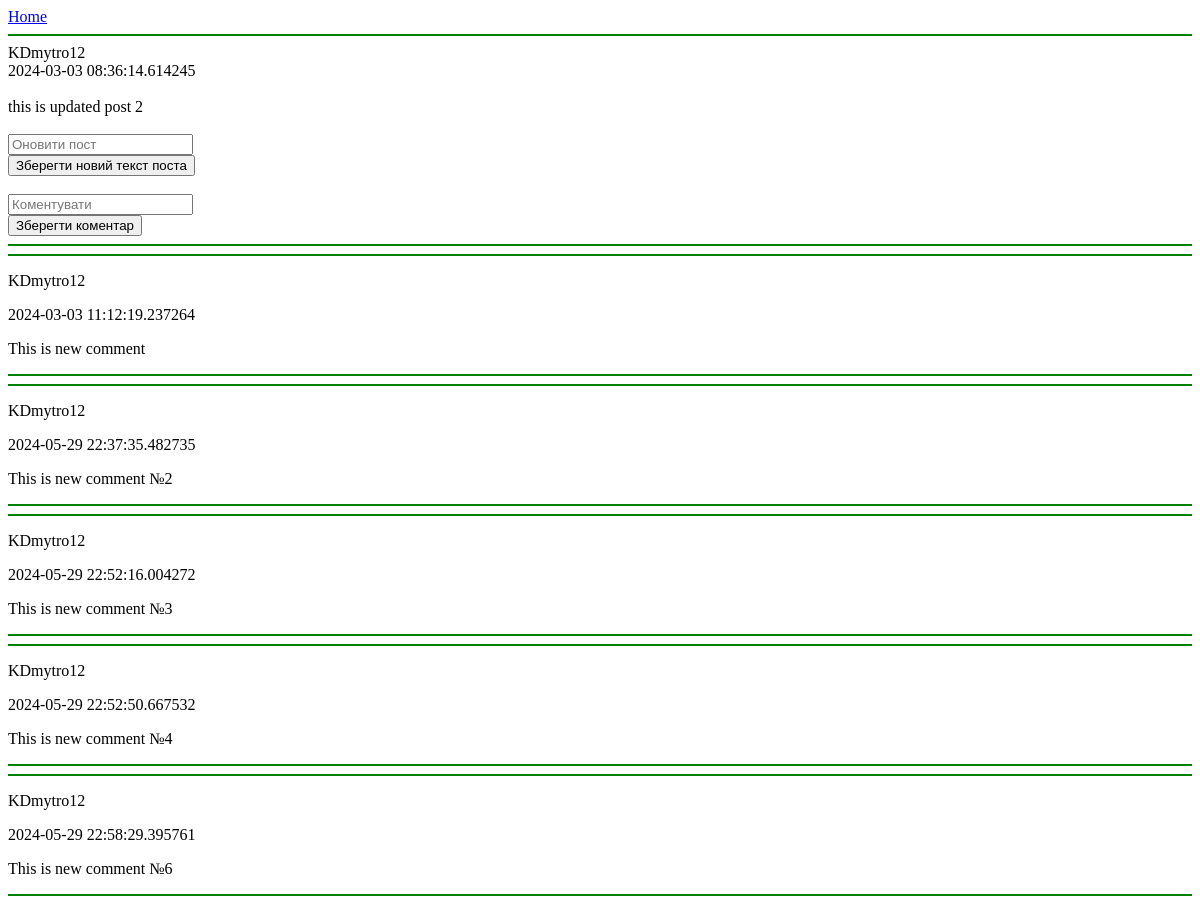
/post/1/ (upper part), run on an earlier commit of the app's database.
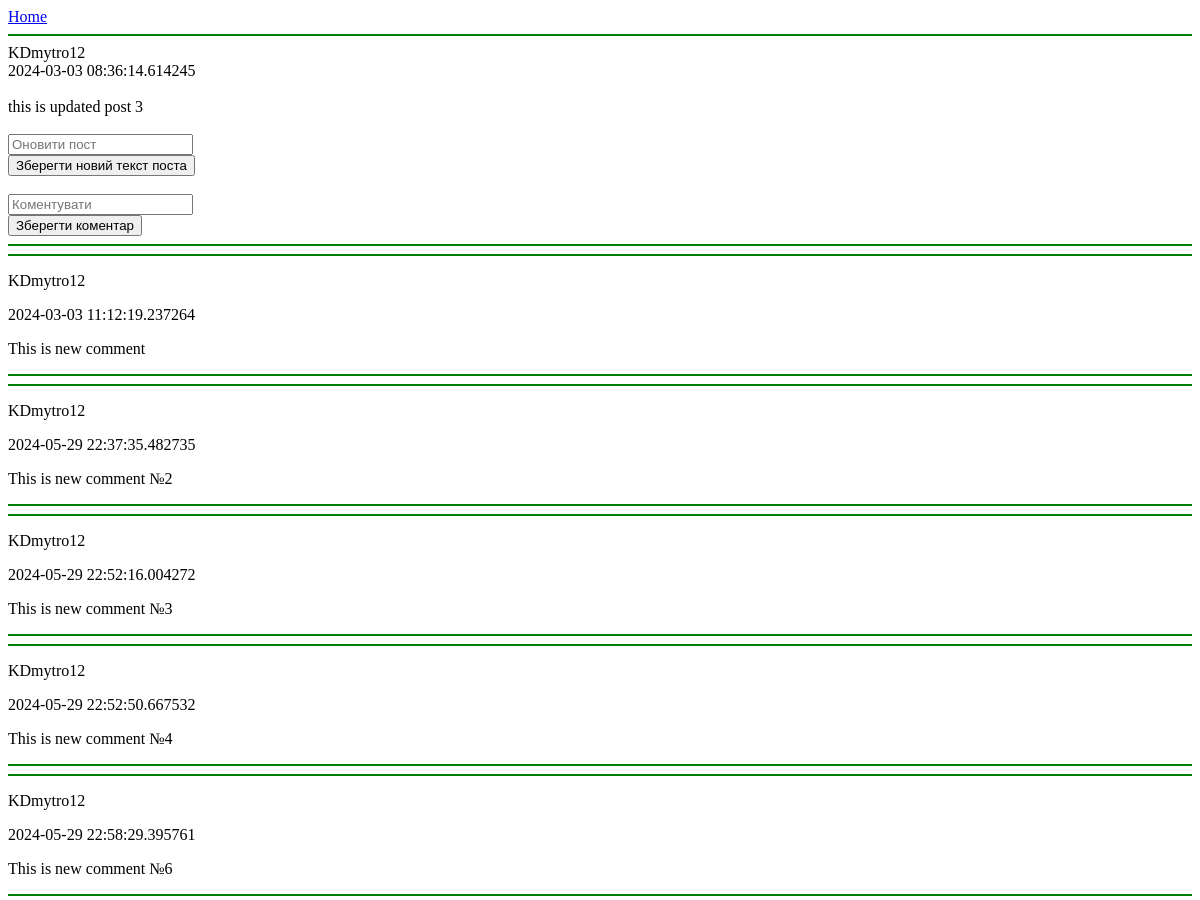
And on a later commit of the database.
### Testing_App/models.py (models this page shows)
class Posts  (models.Model):
    text = models.CharField(max_length=750)
    added_at = models.CharField(max_length=50)
    user = models.ForeignKey(User,on_delete=models.CASCADE)

class User(AbstractUser):
    profile_photo = models.ImageField(upload_to="images")
    bio = models.CharField(max_length=750)

### Testing_App/views.py (the view, shortened to what this page needs)
# urls.py: path('post/<int:pk>/',views.PostFormPage.as_view()),
class  PostFormPage(TemplateView):
    template_name="Post.html"
    form_class=PostForm
    model=Posts
    def get_context_data(self,**kwargs):
        context = super().get_context_data(**kwargs)
        context["post"]=Posts.objects.get(id=self.kwargs["pk"])
        context["comments"]=Comments.objects.filter(post=Posts.objects.get(id=self.kwargs["pk"]))
        return context

### Testing_App/templates/Post.html (shortened to what this page needs)
<!DOCTYPE html>
<html lang="en">
<head>
</head>
<body>
          <div>
                    <a href = "/">Home</a>
          </div>
          <hr color="green">
          {{ post.user }}<br>
          {{ post.added_at }}<br><br>
          <div id ="text" >
              {% block text %}
                {{ post.text }}<br><br>
              {% endblock %}
          </div>
          {% if  request.user == user %}
                <input id="text_of_updated_post" type="text" name="post" placeholder="Оновити пост"><br>
                <input id="update_post" type="submit" value="Зберегти новий текст поста"
                    hx-trigger="click"
                    hx-post="{% url  'post_editing' post.id %}"
                    hx-include="#text_of_updated_post, [name = 'csrfmiddlewaretoken']"
                    hx-target="#text"
                >
         {% endif %}<br><br>
         <input id="text_of_new_comment" type="text" name="text" placeholder="Коментувати"><br>
         <input id="create_new_comment" type="submit" value = "Зберегти коментар"
            hx-trigger="click"
            hx-post="{% url  'comment_creation' post.id %}"
            hx-include="#text_of_new_comment, [name = 'csrfmiddlewaretoken']"
            hx-target="#comments"
         >
          <hr color="green">
          <div id="comments">
              {% block comments %}
                {% for i in comments %}
                    <hr color="green">
                    <p>{{ i.user }}</p>
                    <p>{{ i.added_at }}</p>
                    <p>{{ i.text }}</p>
                    <hr color="green">
                {% endfor %}
              {% endblock %}
          </div>
</body>
</html>

What changed in the data, as far as the page shows it:
changed Posts "Зберегти новий текст поста": text "this is updated post 2" → "this is updated post 3"
